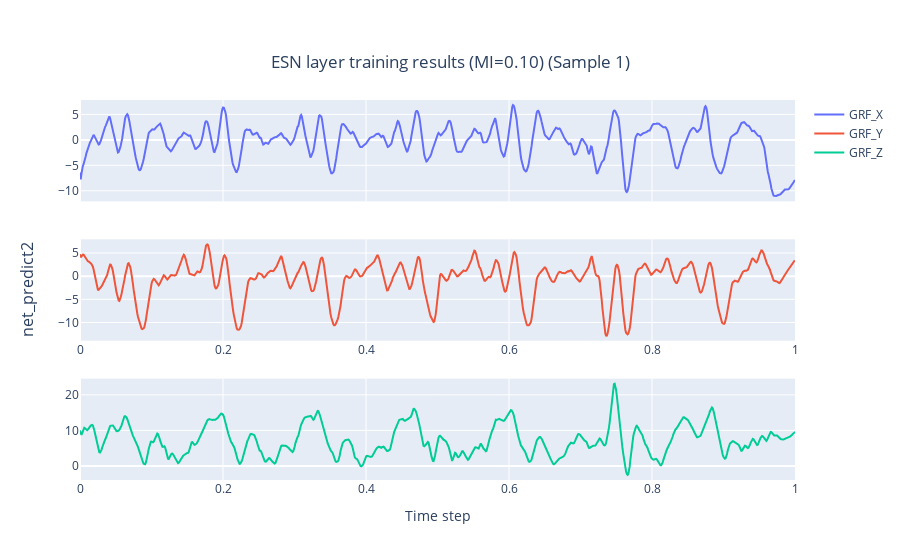

The code cell stored with this chart in its notebook:
### Code cell
fp2 = figure_plot(3,1,'net_predict2')
fp2.plot(net_p2,2,["GRF_X","GRF_Y","GRF_Z"])
fp2.show()

### Figure 1 — Plotly figure (JSON) as saved in the notebook; plotly's stock layout.template omitted (floating-point values rounded to 4 significant figures; data arrays with more than 128 entries replaced by an {"elided": "..."} marker saying what was removed)
{"data": [{"line": {"width": 2}, "mode": "lines", "name": "GRF_X", "type": "scatter", "x": {"elided": "1000 float values"}, "xaxis": "x", "y": {"elided": "1000 float values"}, "yaxis": "y"}, {"line": {"width": 2}, "mode": "lines", "name": "GRF_Y", "type": "scatter", "x": {"elided": "1000 float values"}, "xaxis": "x2", "y": {"elided": "1000 float values"}, "yaxis": "y2"}, {"line": {"width": 2}, "mode": "lines", "name": "GRF_Z", "type": "scatter", "x": {"elided": "1000 float values"}, "xaxis": "x3", "y": {"elided": "1000 float values"}, "yaxis": "y3"}], "layout": {"annotations": [{"font": {"size": 16}, "showarrow": false, "text": "net_predict2", "textangle": -90, "x": 0, "xanchor": "right", "xref": "paper", "xshift": -40, "y": 0.5, "yanchor": "middle", "yref": "paper"}], "showlegend": true, "title": {"text": "ESN layer training results (MI=0.10) (Sample 1)", "x": 0.5, "y": 0.9}, "xaxis": {"anchor": "y", "domain": [0, 1], "showticklabels": false}, "xaxis2": {"anchor": "y2", "domain": [0, 1]}, "xaxis3": {"anchor": "y3", "domain": [0, 1], "title": {"text": "Time step"}}, "yaxis": {"anchor": "x", "domain": [0.7333, 1]}, "yaxis2": {"anchor": "x2", "domain": [0.3667, 0.6333]}, "yaxis3": {"anchor": "x3", "domain": [0, 0.2667]}}}
